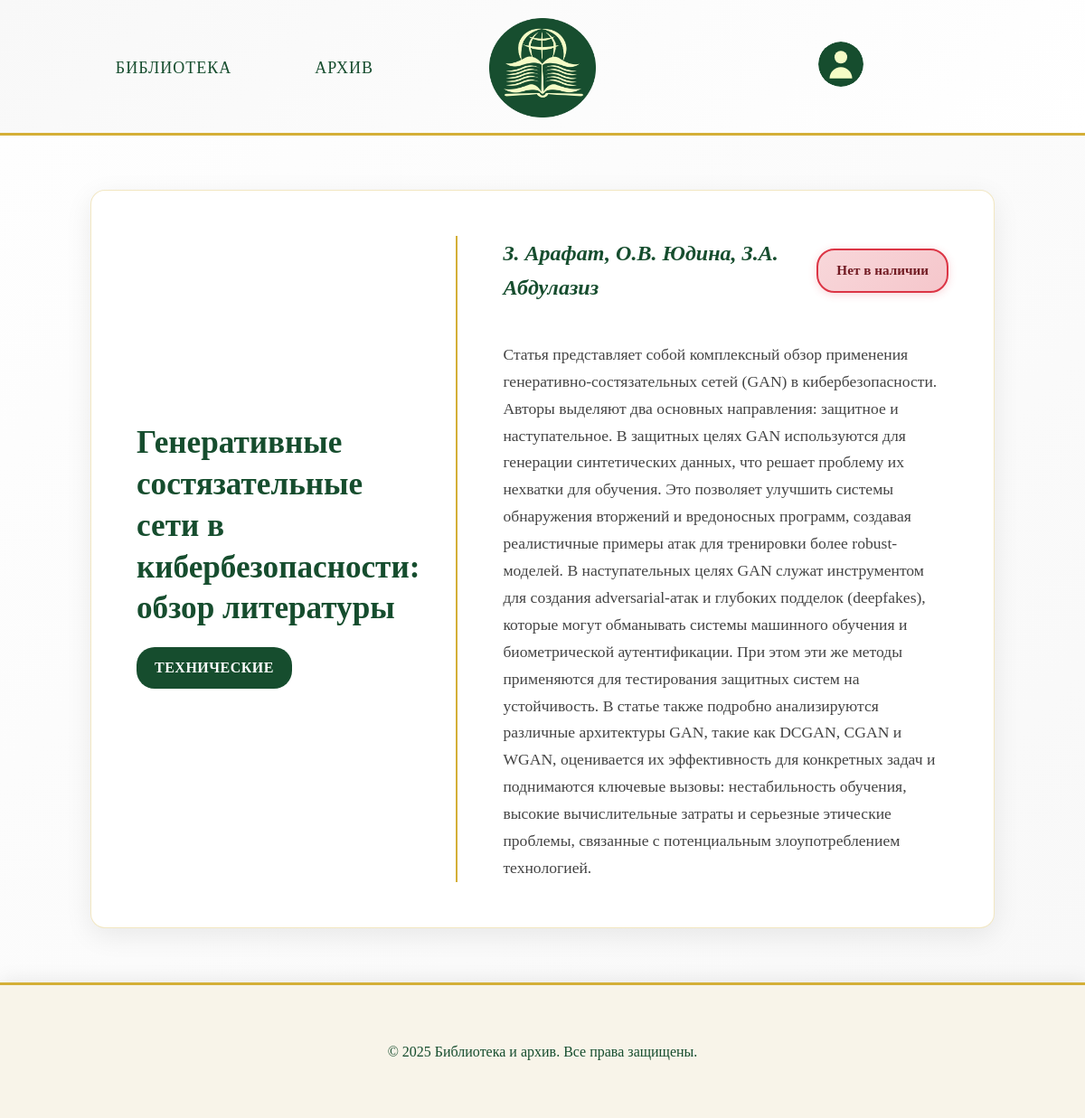
Before: /article/1/ (signed in) with the older database file.
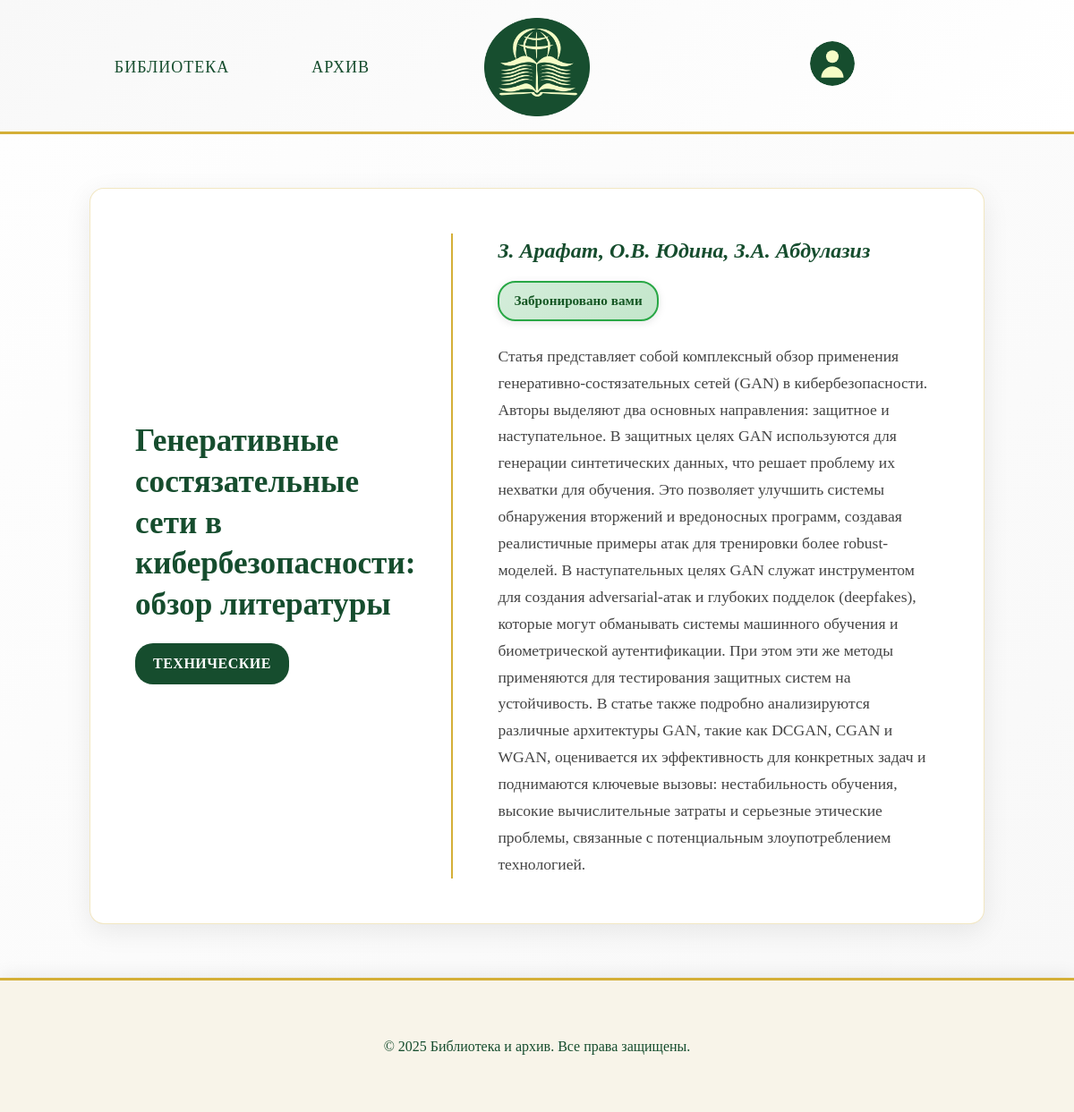
After: the same page with the newer database file.
### app/views.py (the view)
# urls.py: path('article/<int:article_id>/', views.article_detail, name='article_detail'),
def article_detail(request, article_id):
    article = get_object_or_404(Article, id=article_id)
    has_confirmed_reservation_from_others = ArticleReservation.objects.filter(
        article=article,
        status='reserved'
    ).exclude(user=request.user).exists() if request.user.is_authenticated else False
    user_reservation = None
    if request.user.is_authenticated:
        user_reservation = ArticleReservation.objects.filter(
            article=article,
            user=request.user
        ).first()
    if not request.user.is_authenticated:
        has_confirmed_reservation_from_others = ArticleReservation.objects.filter(
            article=article,
            status='reserved'
        ).exists()
    context = {
        'article': article,
        'has_confirmed_reservation_from_others': has_confirmed_reservation_from_others,
        'user_reservation': user_reservation
    }
    return render(request, 'app/article.html', context)

### templates/app/article.html (shortened to what this page needs)
<!DOCTYPE html>
<html lang="ru">
<head>
    {% load static %}
    <link rel="stylesheet" href="{% static 'css/style.css' %}" />
</head>
<body>
    <header>
        <nav>
            <ul class="menu-items">
                <li class="menu-item"><a href="{% url 'library' %}">Библиотека</a></li>
                <li class="menu-item"><a href="{% url 'archive' %}">Архив</a></li>
            </ul>
        </nav>
        <a href="{% url 'library' %}">
            <img src="{% static 'images/Group_2_2.png' %}" alt="Логотип" class="logo">
        </a>
        <a href="{% url 'profile' %}" class="profile-link">
            <img
            alt="Профиль" class="profile-icon">
        </a>
    </header>
    <main class="books-information">
        <div class="book-detail-card">
            <div class="book-left-side">
                <h2 class="book-title">{{ article.title }}</h2>
                <span class="book-genre">{{ article.genre }}</span>
            </div>
            <div class="book-right-side">
                <div class="author-and-availability">
                    <div class="book-author">{{ article.author }}</div>
                    <div class="book-availability-section">
                        {% if article.quantity == 'В наличии' and not has_confirmed_reservation_from_others %}
                            {% if user.is_authenticated %}
                                {% if user_reservation %}
                                    {% if user_reservation.status == 'pending' %}
                                    {% elif user_reservation.status == 'reserved' %}
                                    {% else %}
                                        <form method="post" action="{% url 'reserve_article' article.id %}" class="availability-form">
                                            {% csrf_token %}
                                            <button type="submit" class="reserve-btn">Забронировать</button>
                                        </form>
                                    {% endif %}
                                {% else %}
                                    <form method="post" action="{% url 'reserve_article' article.id %}" class="availability-form">
                                        {% csrf_token %}
                                        <button type="submit" class="reserve-btn">Забронировать</button>
                                    </form>
                                {% endif %}
                            {% else %}
                                <a href="{% url 'sign_in' %}" class="reserve-btn">Войдите, чтобы забронировать</a>
                            {% endif %}
                        {% else %}
                            {% if not user.is_authenticated or not user_reservation or user_reservation.status != 'reserved' %}
                                <div class="unavailable-text">Нет в наличии</div>
                            {% endif %}
                        {% endif %}
                    </div>
                </div>
                <div class="status-section">
                    {% if user.is_authenticated and user_reservation %}
                        {% if user_reservation.status == 'pending' %}
                            <div class="pending-text">Ожидает подтверждения</div>
                        {% elif user_reservation.status == 'reserved' %}
                            <div class="reserved-text">Забронировано вами</div>
                        {% endif %}
                    {% endif %}
                </div>
                <p class="book-description">{{ article.description_long }}</p>
            </div>
        </div>
    </main>
    <footer class="footer">
        <p class="footer-copyright">&copy; 2025 Библиотека и архив. Все права защищены.</p>
    </footer>
</body>
</html>

Changed rows visible on the page:
changed Article "Генеративные состязательные сети в кибербезопасности: обзор литературы": quantity "1" → "Нет в наличии" (drawn)
Other visible differences:
text no longer shown: "Нет в наличии"
text now shown: "Забронировано вами"
